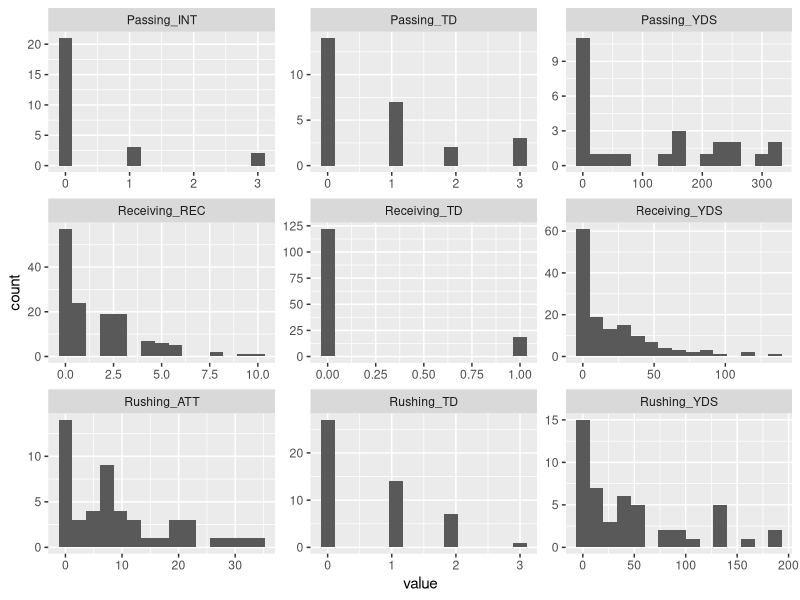
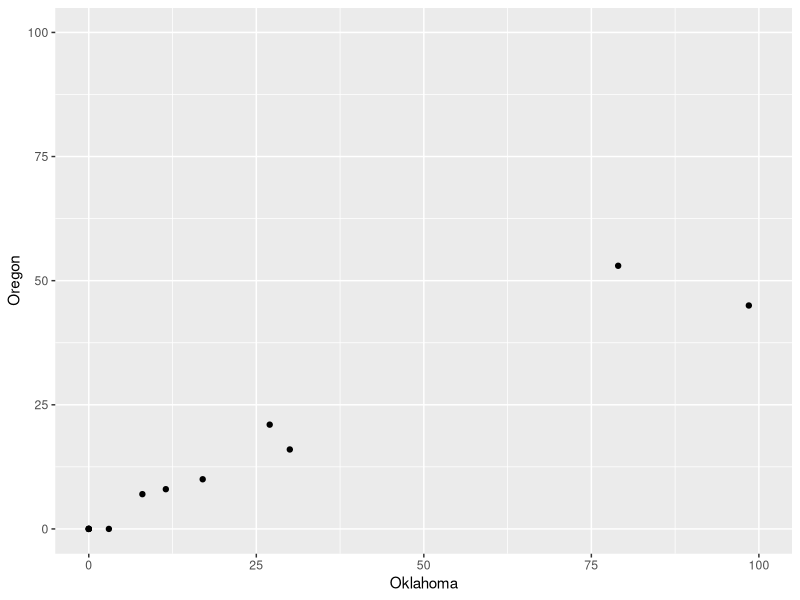

Reproduce these figures in R, in order.
## ---- chunk 1
knitr::opts_chunk$set(echo = TRUE)

library(readxl)
library(tidyverse)
defense <- read_excel('cyclonesFootball2020.xlsx', sheet='Defensive')
offense <- read_excel('cyclonesFootball2020.xlsx', sheet='Offensive')
biography <- read_excel('cyclonesFootball2020.xlsx', sheet='Biography')
## ---- chunk 2
defense <- rename(defense, 'Opponent'='Opponent_Opponent')
defense$Opponent <- as.factor(defense$Opponent)
defense$Name <- as.factor(defense$Name)

offense <- rename(offense, 'Opponent'='Opponent_Opponent')
offense$Opponent <- as.factor(offense$Opponent)
offense$Name <- as.factor(offense$Name)

biography$Name <- as.factor(biography$Name)
## ---- chunk 3
defense <- defense %>%
  mutate(across(Tackles_Solo:Pass_PB, as.numeric))
str(defense)

offense <- offense %>%
  mutate(across(Receiving_REC:Passing_INT, as.numeric))
str(offense)


biography <- separate(biography, Height, c('Feet', 'Inches'), sep='-')
biography <- biography %>%
  mutate(across(Feet:Weight, as.numeric))
head(biography)

defClean <- defense
offClean <- offense
bioClean <- biography
## ---- chunk 4
offCleanLonger <- offClean %>%
  pivot_longer(Receiving_REC:Passing_INT,names_to = 'stat',values_to = 'value' )

offCleanest <- drop_na(offCleanLonger)
## ---- chunk 5
offCleanest$stat <- as.factor(offCleanest$stat)
ggplot(offCleanest, aes(x=value))+geom_histogram(bins = 15)+facet_wrap(~ stat, scales = 'free')
## ---- chunk 6
offCleanWide<- offCleanest %>%
  filter(stat == "Receiving_YDS" & ( Opponent == "Oklahoma" | Opponent == "Oregon")) %>%
  pivot_wider(names_from='Opponent',values_from="value", values_fn=mean) 
 
head(offCleanWide)

ggplot(offCleanWide, aes(x=Oklahoma, y= Oregon))+geom_point()+xlim(0,100)+ylim(0,100)

